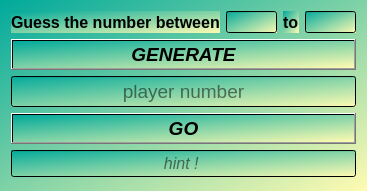
<?xml version="1.0" encoding="UTF-8"?>
<ui version="4.0">
 <class>Dialog</class>
 <widget class="QDialog" name="Dialog">
  <property name="geometry">
   <rect>
    <x>0</x>
    <y>0</y>
    <width>367</width>
    <height>191</height>
   </rect>
  </property>
  <property name="windowTitle">
   <string>Guess the number </string>
  </property>
  <property name="windowIcon">
   <iconset>
    <normaloff>guess.png</normaloff>guess.png</iconset>
  </property>
  <property name="styleSheet">
   <string notr="true">background-color: qlineargradient(spread:pad, x1:0, y1:0, x2:1, y2:1, stop:0 rgba(0, 169, 155, 255), stop:1 rgba(255, 251, 178, 255));</string>
  </property>
  <layout class="QGridLayout" name="gridLayout">
   <item row="0" column="0">
    <layout class="QHBoxLayout" name="horizontalLayout">
     <item>
      <widget class="QLabel" name="label_0">
       <property name="font">
        <font>
         <pointsize>12</pointsize>
         <bold>true</bold>
        </font>
       </property>
       <property name="text">
        <string>Guess the number between</string>
       </property>
      </widget>
     </item>
     <item>
      <widget class="QLineEdit" name="lineEdit_first"/>
     </item>
     <item>
      <widget class="QLabel" name="label_1">
       <property name="font">
        <font>
         <pointsize>12</pointsize>
         <bold>true</bold>
        </font>
       </property>
       <property name="text">
        <string>to</string>
       </property>
      </widget>
     </item>
     <item>
      <widget class="QLineEdit" name="lineEdit_last"/>
     </item>
    </layout>
   </item>
   <item row="1" column="0">
    <widget class="QPushButton" name="pushButton_generate">
     <property name="font">
      <font>
       <pointsize>14</pointsize>
       <italic>true</italic>
       <bold>true</bold>
      </font>
     </property>
     <property name="text">
      <string>GENERATE</string>
     </property>
    </widget>
   </item>
   <item row="2" column="0">
    <widget class="QLineEdit" name="lineEdit_guess">
     <property name="font">
      <font>
       <pointsize>14</pointsize>
      </font>
     </property>
     <property name="text">
      <string/>
     </property>
     <property name="alignment">
      <set>Qt::AlignCenter</set>
     </property>
     <property name="placeholderText">
      <string>player number</string>
     </property>
    </widget>
   </item>
   <item row="3" column="0">
    <widget class="QPushButton" name="pushButton_go">
     <property name="font">
      <font>
       <pointsize>14</pointsize>
       <italic>true</italic>
       <bold>true</bold>
      </font>
     </property>
     <property name="text">
      <string>GO</string>
     </property>
    </widget>
   </item>
   <item row="4" column="0">
    <widget class="QLineEdit" name="lineEdit_hint">
     <property name="font">
      <font>
       <pointsize>12</pointsize>
       <italic>true</italic>
      </font>
     </property>
     <property name="text">
      <string/>
     </property>
     <property name="alignment">
      <set>Qt::AlignCenter</set>
     </property>
     <property name="placeholderText">
      <string>hint ! </string>
     </property>
    </widget>
   </item>
  </layout>
 </widget>
 <resources/>
 <connections/>
</ui>
